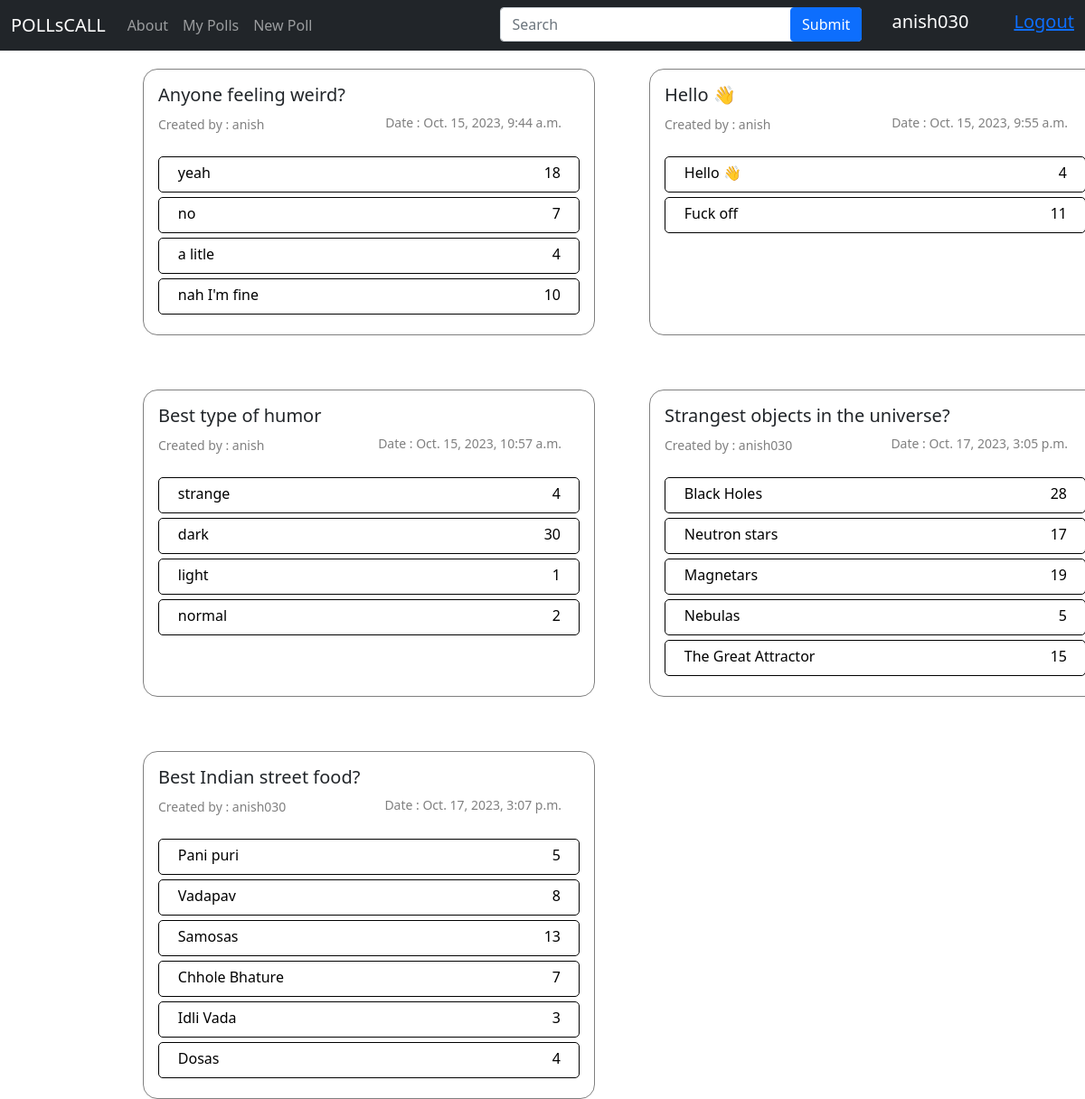
The page / (signed in) on the database as committed earlier.
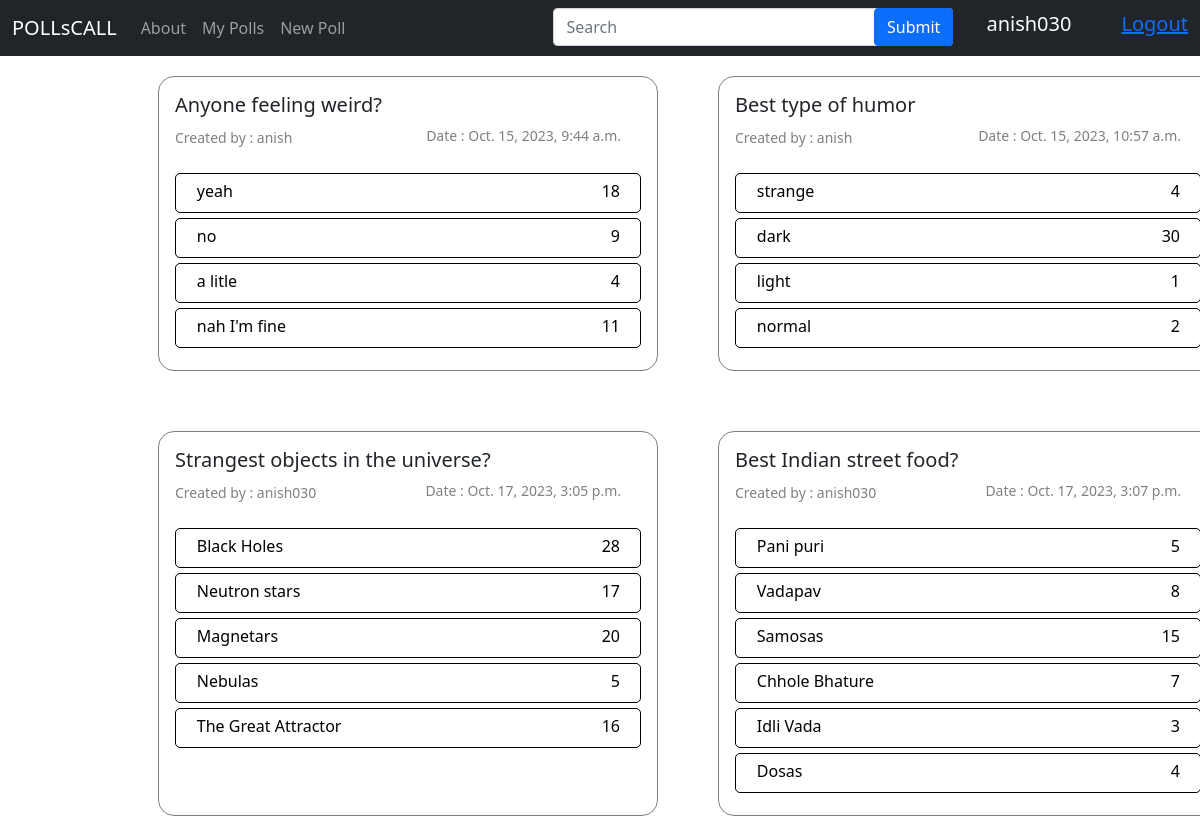
The same page on the database as committed later.
### polls/models.py (models this page shows, shortened)
class Poll(models.Model):
    question = models.CharField(max_length=255)
    creator =  models.ForeignKey(User, on_delete=models.CASCADE)
    pub_date = models.DateTimeField("date published",default=timezone.now)

class Choice(models.Model):
    question = models.ForeignKey(Poll, on_delete=models.CASCADE)
    option_text = models.CharField(max_length=255)
    votes = models.IntegerField(default=0)

### polls/views.py (the view)
# urls.py: path('', views.index, name="home"),
@login_required(login_url="login")
def index(request):
    poll = Poll.objects.all()
    choice = Choice.objects.all()
    if request.user.is_anonymous:
        return redirect("/login")
    if request.GET.get('search'):
        poll = poll.filter(question__icontains = request.GET.get('search') )
    if request.user.is_superuser:
        return render(request, "adminHome.html",{"polls":poll,"choices":choice})
    return render(request, "index.html",{"polls":poll,"choices":choice,"vote":vote })

### templates/index.html (shortened to what this page needs)
{% extends 'base.html' %}
{% block serach_bar %}
<div style="position:relative; width:400px;">
    <form action="">
      <input
        type="text"
        id="search"
        name="search"
        class="form-control"
        placeholder="Search"
      />
      <button type="submit" class="btn btn-primary" style="position: absolute; top:0;right:0;">
        Submit
      </button>
    </form>
  </div>
{% endblock serach_bar %}
{% block body %}
<section>
  <div class="wrapper">
    {% for poll in polls %}
                 <div class="card-body pollContent poll" style="min-width: 400px; overflow: wrap" >
                   <h5 class="card-title">{{poll.question}}</h5>
                   <weak>
                     Created by : {{poll.creator}}
                     <div>Date : {{poll.pub_date}}</div> </weak
                   ><br /><br />
                   {% for choice in poll.choice_set.all %}
                   <a href="/vote/{{choice.id}}" style="text-decoration : none;">
                     <div name="answer1" class="options vote-button" style="text-decoration : none;">
                       &nbsp;&nbsp;&nbsp;&nbsp;&nbsp;{{choice.option_text}} <p style="float:right; padding-right:20px;">{{choice.votes}}</p>
                     </div>
                   </a>
                   {% endfor %}
                 </div>
       {% endfor %}
 </div>
</section>
{% endblock body %}

### templates/base.html (shortened to what this page needs)
<!DOCTYPE html>
<html lang="en">
<head>
    <link href="/static/style.css" rel="stylesheet">
    <link href="https://cdn.jsdelivr.net/npm/bootstrap@5.0.2/dist/css/bootstrap.min.css" rel="stylesheet">
</head>
<body>
    <nav class="navbar navbar-expand-lg navbar-dark bg-dark">
        <div class="container-fluid">
          <a class="navbar-brand" href="/">POLLsCALL</a>
          <div class="collapse navbar-collapse" id="navbarSupportedContent">
            <ul class="navbar-nav me-auto mb-2 mb-lg-0">
              <li class="nav-item">
                <a class="nav-link" href="/about">About</a>
              </li>
              <li class="nav-item">
                <a class="nav-link" href="/mypolls" tabindex="-1" aria-disabled="true">My Polls</a>
              </li>
              <li class="nav-item" >
                <a class="nav-link" href="/addpoll" tabindex="-1" aria-disabled="true">New Poll</a>
              </li>
              <li class="nav-item">
                {% block serach_bar %}{% endblock serach_bar %}
              </li>
            </ul>
            <div class="" style="margin-right: 50px; color: white;">
              <h5>{{request.user}}</h5>
            </div>
            <div class="logout">
                <h5>
                    <a href="/logout">Logout</a>
                </h5>
            </div>
          </div>
        </div>
      </nav>
      <div class="parent">
        {% block body %}
      {% endblock body %}
      </div>
</body>
</html>

### templates/index.html (style rules this page uses)
* { margin: 0; padding: 0; box-sizing: border-box; text-decoration: none; }
.parent { height: fit-content; width: 98vw; display: grid; place-items: center; }
.wrapper { padding-top: 20px; width: 80vw; display: grid; gap: 60px; padding-left: 50px; grid-template-columns: 1fr 1fr; }
weak { font-size: 14px; color: grey; }
weak div { float: right; padding-right: 20px; }
.pollContent { min-width: 300px; width: 500px; border: 1px solid grey; border-radius: 1rem; }
.options { height: 40px; padding: 5px 0px; border: 1px solid black; margin-bottom: 5px; border-radius: 5px; color: black; text-decoration: none; }

Rows that differ between the two databases and show on the page:
removed Poll: question "Hello 👋", creator "anish", pub_date "Oct. 15, 2023, 9:55 a.m."
removed Choice: option_text "Hello 👋", votes "4"
removed Choice: option_text "Fuck off", votes "11", shown under "Hello 👋"
changed Choice "no": votes "7" → "9"
changed Choice "nah I'm fine": votes "10" → "11"
changed Choice "Magnetars": votes "19" → "20"
changed Choice "The Great Attractor": votes "15" → "16"
changed Choice "Samosas": votes "13" → "15"
